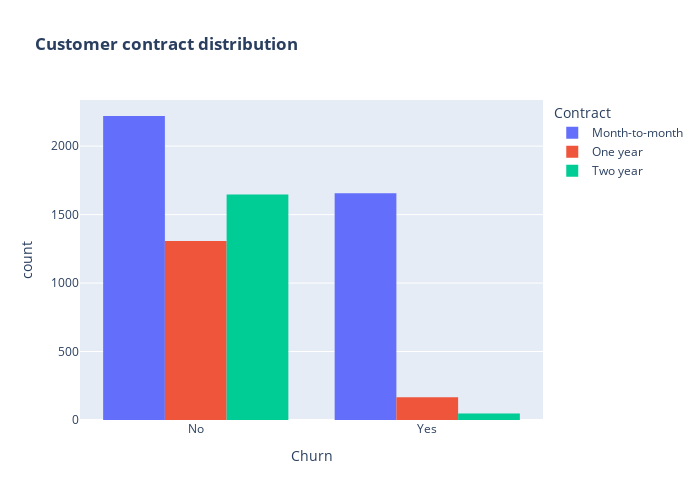

Notebook code for this chart:
### Code cell
fig = px.histogram(df, x="Churn", color = "Contract", barmode = "group", title = "<b>Customer contract distribution<b>")
fig.update_layout(width=700, height=500, bargap=0.2)
fig.show()

### Figure 1 — Plotly figure (JSON) as saved in the notebook; plotly's stock layout.template omitted (floating-point values rounded to 4 significant figures; data arrays with more than 128 entries replaced by an {"elided": "..."} marker saying what was removed)
{"data": [{"alignmentgroup": "True", "bingroup": "x", "hovertemplate": "Contract=Month-to-month<br>Churn=%{x}<br>count=%{y}<extra></extra>", "legendgroup": "Month-to-month", "marker": {"color": "#636efa", "pattern": {"shape": ""}}, "name": "Month-to-month", "offsetgroup": "Month-to-month", "orientation": "v", "showlegend": true, "type": "histogram", "x": {"elided": "3875 str values"}, "xaxis": "x", "yaxis": "y"}, {"alignmentgroup": "True", "bingroup": "x", "hovertemplate": "Contract=One year<br>Churn=%{x}<br>count=%{y}<extra></extra>", "legendgroup": "One year", "marker": {"color": "#EF553B", "pattern": {"shape": ""}}, "name": "One year", "offsetgroup": "One year", "orientation": "v", "showlegend": true, "type": "histogram", "x": {"elided": "1473 str values"}, "xaxis": "x", "yaxis": "y"}, {"alignmentgroup": "True", "bingroup": "x", "hovertemplate": "Contract=Two year<br>Churn=%{x}<br>count=%{y}<extra></extra>", "legendgroup": "Two year", "marker": {"color": "#00cc96", "pattern": {"shape": ""}}, "name": "Two year", "offsetgroup": "Two year", "orientation": "v", "showlegend": true, "type": "histogram", "x": {"elided": "1695 str values"}, "xaxis": "x", "yaxis": "y"}], "layout": {"bargap": 0.2, "barmode": "group", "height": 500, "legend": {"title": {"text": "Contract"}, "tracegroupgap": 0}, "title": {"text": "<b>Customer contract distribution<b>"}, "width": 700, "xaxis": {"anchor": "y", "domain": [0, 1], "title": {"text": "Churn"}}, "yaxis": {"anchor": "x", "domain": [0, 1], "title": {"text": "count"}}}}
